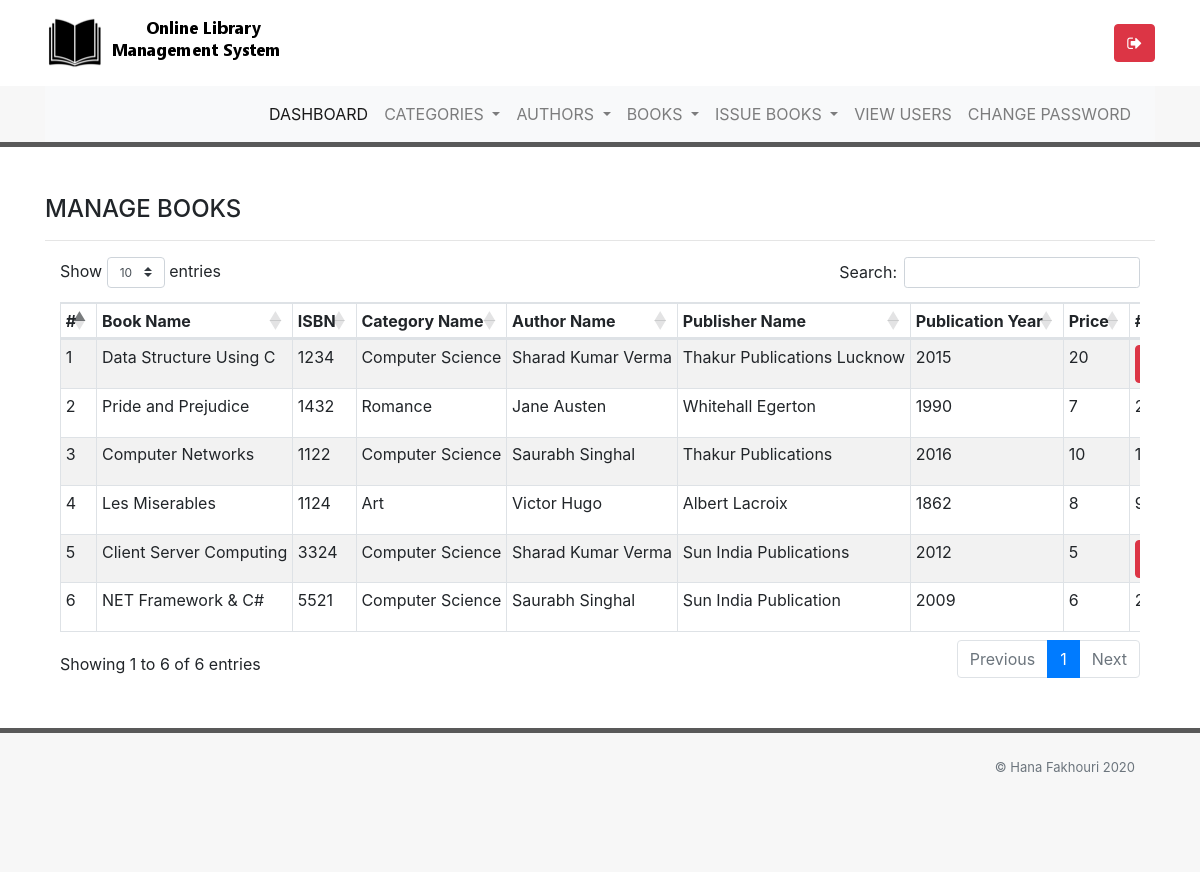
Page /library/admin/manageBook.php (signed in) on the committed database.
### tables this page shows
CREATE TABLE IF NOT EXISTS `book` (
  `bookId` int(11) NOT NULL AUTO_INCREMENT,
  `bookName` varchar(120) DEFAULT NULL,
  `categoryId` int(11) DEFAULT NULL,
  `authorId` int(11) DEFAULT NULL,
  `ISBN` int(11) NOT NULL,
  `publisherName` varchar(120) DEFAULT NULL,
  `publicationYear` char(4) DEFAULT NULL,
  `bookPrice` decimal(10,0) DEFAULT NULL,
  `registrationDate` timestamp NULL DEFAULT CURRENT_TIMESTAMP,
  `updationDate` timestamp NULL DEFAULT CURRENT_TIMESTAMP ON UPDATE CURRENT_TIMESTAMP,
  `nbOfBook` int(11) DEFAULT '1',
  PRIMARY KEY (`bookId`),
  KEY `categoryId` (`categoryId`,`authorId`),
  KEY `authorId` (`authorId`)
);

CREATE TABLE IF NOT EXISTS `category` (
  `categoryId` int(11) NOT NULL AUTO_INCREMENT,
  `categoryName` varchar(150) DEFAULT NULL,
  `creationDate` timestamp NULL DEFAULT CURRENT_TIMESTAMP,
  `updationDate` timestamp NULL DEFAULT CURRENT_TIMESTAMP ON UPDATE CURRENT_TIMESTAMP,
  PRIMARY KEY (`categoryId`)
);

CREATE TABLE IF NOT EXISTS `author` (
  `authorId` int(11) NOT NULL AUTO_INCREMENT,
  `authorName` varchar(120) NOT NULL,
  `creationDate` timestamp NOT NULL DEFAULT CURRENT_TIMESTAMP,
  `updationDate` timestamp NOT NULL DEFAULT CURRENT_TIMESTAMP ON UPDATE CURRENT_TIMESTAMP,
  PRIMARY KEY (`authorId`)
);

### library/admin/manageBook.php (the view, shortened to what this page needs)
<?php
include("views/header.php");
include("views/conn.php");
  $query = "SELECT * FROM `book`,`category`,`author` WHERE category.categoryId = book.categoryId AND author.authorId = book.authorId";
  $result = mysqli_query($link,$query);
 ?>
 <div class="container my-5">
   <div class="row">
     <div class="col-md-12">
       <h4>MANAGE BOOKS</h4>
       <hr/>
     </div>
   </div>
   <div class="col-md-12">
         <div class="table-responsive">
            <table id="book_table" class="table table-striped table-bordered table-sm"  width="100%">
             <thead>
               <tr>
                 <th scope="col">#</th>
                 <th scope="col">Book Name</th>
                 <th scope="col">ISBN</th>
                 <th scope="col">Category Name</th>
                 <th scope="col">Author Name</th>
                 <th scope="col">Publisher Name</th>
                 <th scope="col">Publication Year</th>
                 <th scope="col">Price</th>
                 <th scope="col"># of Book</th>
               </tr>
             </thead>
             <tbody>
               <?php
              $count = 1;
               while($row = mysqli_fetch_assoc($result)) {  ?>
                 <tr>
                  <td><?php echo $count ?></td>
                  <td><?php echo $row['bookName'] ?></td>
                  <td><?php echo $row['ISBN'] ?></td>
                  <td><?php echo $row['categoryName'] ?></td>
                  <td><?php echo $row['authorName'] ?></td>
                  <td><?php echo $row['publisherName'] ?></td>
                  <td><?php echo $row['publicationYear'] ?></td>
                  <td><?php echo $row['bookPrice'] ?></td>
                  <td><?php if($row['nbOfBook'] == 0){?>
                    <a><button class="btn btn-danger">Not Available</button></a>
                  <?php }else{
                    echo $row['nbOfBook']; }?></td>
                </tr>
          <?php
          $count++;
            } ?>
             </tbody>
           </table>
         </div>
       </div>
</div>
<?php include("views/footer.php"); ?>

### library/admin/views/header.php (shortened to what this page needs)
<!doctype html>
<html lang="en">
  <head>
    <link rel="stylesheet" href="https://stackpath.bootstrapcdn.com/bootstrap/4.4.1/css/bootstrap.min.css">
    <link rel="stylesheet" href="style.css" />
    <link rel="stylesheet" href="font-awesome/css/font-awesome.min.css">
    <link rel="stylesheet" type="text/css" href="https://cdnjs.cloudflare.com/ajax/libs/twitter-bootstrap/4.1.1/css/bootstrap.min.css"/>
    <link rel="stylesheet" type="text/css" href="https://cdn.datatables.net/1.10.21/css/dataTables.bootstrap4.min.css"/>
  </head>
  <body>
    <div class="navbar navbar-inverse set-radius-zero" >
        <div class="container">
            <div class="navbar-header">
              <a class="navbar-brand" >
                <img class="logo" src="views/logo.png" />
              </a>
            </div>
            <div class="right-div">
                <a href="logout.php" class="btn btn-danger pull-right fa fa-sign-out fa-fg"></a>
            </div>
        </div>
    </div>
    <section class="menu-section">
      <div class="container">
        <div class="row">
          <div class="col-md-12">
            <nav class="navbar navbar-expand-lg navbar-light bg-light">
              <div class="collapse navbar-collapse ml-auto" id="navbarNavDropdown">
                <ul  class=" navbar-nav ml-auto">
                  <li class="nav-item active">
                    <a class="nav-link" href="dashboard.php">DASHBOARD</a>
                  </li>
                  <li class="nav-item dropdown">
                    <a class="nav-link dropdown-toggle" href="#" id="navbarDropdownMenuLink" data-toggle="dropdown" aria-haspopup="true" aria-expanded="false">
                      CATEGORIES
                    </a>
                  </li>
                  <li class="nav-item dropdown">
                    <a class="nav-link dropdown-toggle" href="#" id="navbarDropdownMenuLink1" data-toggle="dropdown" aria-haspopup="true" aria-expanded="false">
                      AUTHORS
                    </a>
                  </li>
                  <li class="nav-item dropdown">
                    <a class="nav-link dropdown-toggle" href="#" id="navbarDropdownMenuLink2" data-toggle="dropdown" aria-haspopup="true" aria-expanded="false">
                      BOOKS
                    </a>
                  </li>
                  <li class="nav-item dropdown">
                    <a class="nav-link dropdown-toggle" href="#" id="navbarDropdownMenuLink3" data-toggle="dropdown" aria-haspopup="true" aria-expanded="false">
                      ISSUE BOOKS
                    </a>
                  </li>
                  <li class="nav-item">
                    <a class="nav-link" href="viewUsers.php">VIEW USERS</a>
                  </li>
                  <li class="nav-item">
                    <a class="nav-link" href="changePassword.php">CHANGE PASSWORD</a>
                  </li>
                </ul>
              </div>
            </nav>
          </div>
        </div>
      </div>
    </section>

### library/admin/views/footer.php
<section class="footer">
  <div class="container">
    <div class="row">
      <div class="col-md-12">
        <span class="text-muted">&copy; Hana Fakhouri 2020</span>
      </div>
    </div>
  </div>
</section>
</body>
</html>

### library/admin/style.css (style rules this page uses)
.menu-section { background-color: #f7f7f7; border-bottom:5px solid #595959; width:100% }
.footer { background-color: #f7f7f7; padding:25px 50px 95px 50px; color:#000; font-size:13px; text-align:right; border-top:5px solid #595959; }
#book_table th, td { white-space: nowrap; }

### rows in the picture
book: bookName "Data Structure Using C", ISBN "1234", categoryId.categoryName "Computer Science", authorId.authorName "Sharad Kumar Verma", publisherName "Thakur Publications Lucknow", publicationYear "2015", bookPrice "20"
book: bookName "Pride and Prejudice", ISBN "1432", categoryId.categoryName "Romance", authorId.authorName "Jane Austen", publisherName "Whitehall Egerton", publicationYear "1990", bookPrice "7"
book: bookName "Computer Networks", ISBN "1122", categoryId.categoryName "Computer Science", authorId.authorName "Saurabh Singhal", publisherName "Thakur Publications", publicationYear "2016", bookPrice "10"
book: bookName "Les Miserables", ISBN "1124", categoryId.categoryName "Art", authorId.authorName "Victor Hugo", publisherName "Albert Lacroix", publicationYear "1862", bookPrice "8"
book: bookName "Client Server Computing", ISBN "3324", categoryId.categoryName "Computer Science", authorId.authorName "Sharad Kumar Verma", publisherName "Sun India Publications", publicationYear "2012", bookPrice "5"
book: bookName "NET Framework & C#", ISBN "5521", categoryId.categoryName "Computer Science", authorId.authorName "Saurabh Singhal", publisherName "Sun India Publication", publicationYear "2009", bookPrice "6"
